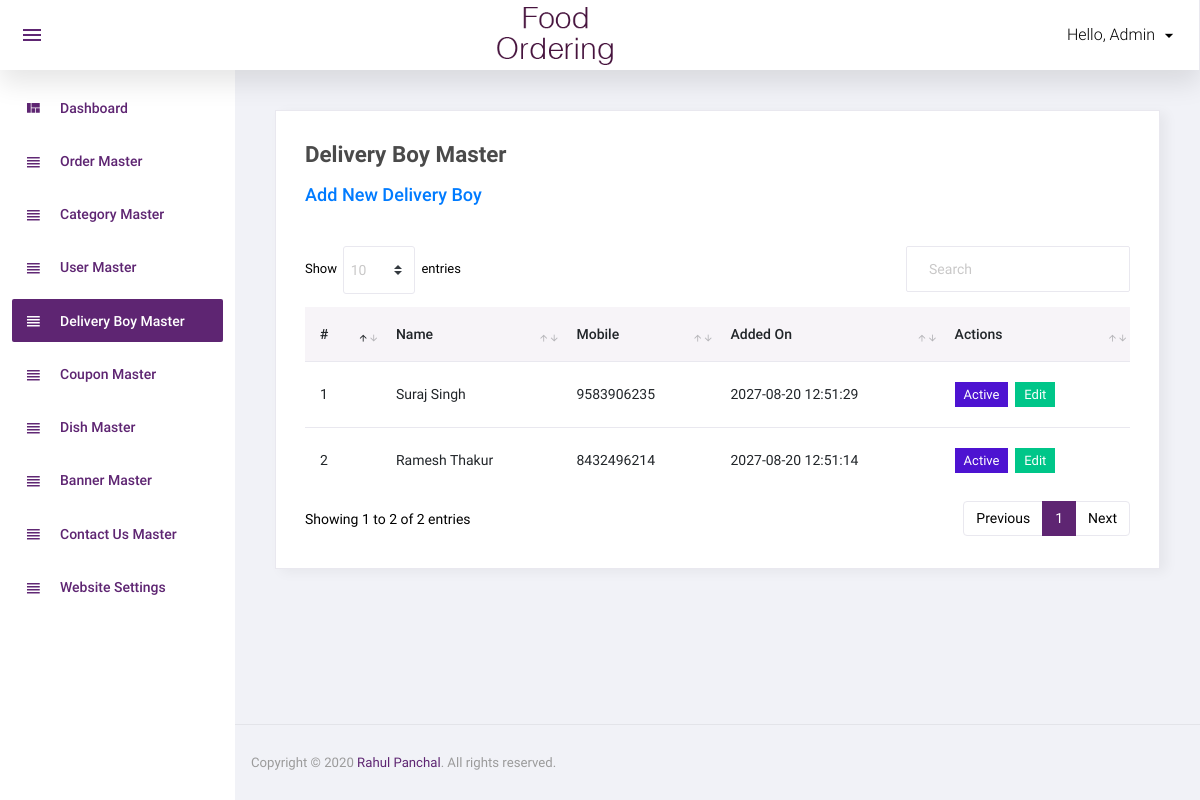
/admin/delivery_boy.php (signed in), run on the app's committed database.
### tables this page shows
CREATE TABLE `delivery_boy` (
  `db_id` int(11) NOT NULL,
  `db_name` varchar(50) NOT NULL,
  `db_mobile` varchar(20) NOT NULL,
  `db_password` varchar(50) NOT NULL,
  `db_status` int(11) NOT NULL,
  `db_added_on` datetime NOT NULL
);

### admin/delivery_boy.php (the view, shortened to what this page needs)
<?php
include("top.inc.php");
$sql = "select * from delivery_boy order by db_id desc";
$res = mysqli_query($con, $sql);
?>
<div class="card">
    <div class="card-body">
        <h4 class="card-title">Delivery Boy Master</h4>
        <a href="manage_delivery_boy.php"><h5 class="manage-text">Add New Delivery Boy</h5></a>
        <div class="row">
            <div class="col-12">
                <div class="table-responsive">
                    <table id="order-listing" class="table">
                        <thead>
                            <tr>
                                <th>#</th>
                                <th>Name</th>
                                <th>Mobile</th>
                                <th>Added On</th>
                                <th>Actions</th>
                            </tr>
                        </thead>
                        <tbody>
                            <?php
                                if(mysqli_num_rows($res)>0) {
                                $i = 1;
                                while($row = mysqli_fetch_assoc($res)) {
                            ?>
                            <tr>
                                <td><?php echo $i ?></td>
                                <td><?php echo $row['db_name'] ?></td>
                                <td><?php echo $row['db_mobile'] ?></td>
                                <td>
                                        <?php
                                                echo $row['db_added_on'];
                                        ?>
                                </td>
                                <td>
                                        <?php
                                        if($row['db_status']==1){
                                                ?>
                                                <a href="?type=deactive&db_id=<?php echo $row['db_id']; ?>"><label class="badge badge-info">Active</label></a>&nbsp;
                                                <?php
                                        } else {
                                                ?>
                                                <a href="?type=active&db_id=<?php echo $row['db_id']; ?>"><label class="badge badge-danger">Deactive</label></a>&nbsp;
                                                <?php
                                        }
                                        ?>
                                        <a href="manage_delivery_boy.php?db_id=<?php echo $row['db_id'] ?>"><label class="badge badge-success">Edit</label></a>&nbsp;
                                </td>
                            </tr>
                            <?php
                                $i++; }  }
                                else {
                                        ?>
                                        <td colspan="6" class="text-center">No Records Found</td>
                                        <?php
                                }
                            ?>
                        </tbody>
                    </table>
                </div>
            </div>
        </div>
    </div>
</div>
<?php include("footer.inc.php"); ?>

### admin/assets/css/custom-css.css (style rules this page uses)
.badge { cursor: pointer; }
.manage-text { margin-bottom: 2.5rem; }

### data on the page
delivery_boy: db_name "Suraj Singh", db_mobile "9583906235", db_added_on "2027-08-20 12:51:29"
delivery_boy: db_name "Ramesh Thakur", db_mobile "8432496214", db_added_on "2027-08-20 12:51:14"

### other printed values
$_SESSION["a_name"] "Admin"
